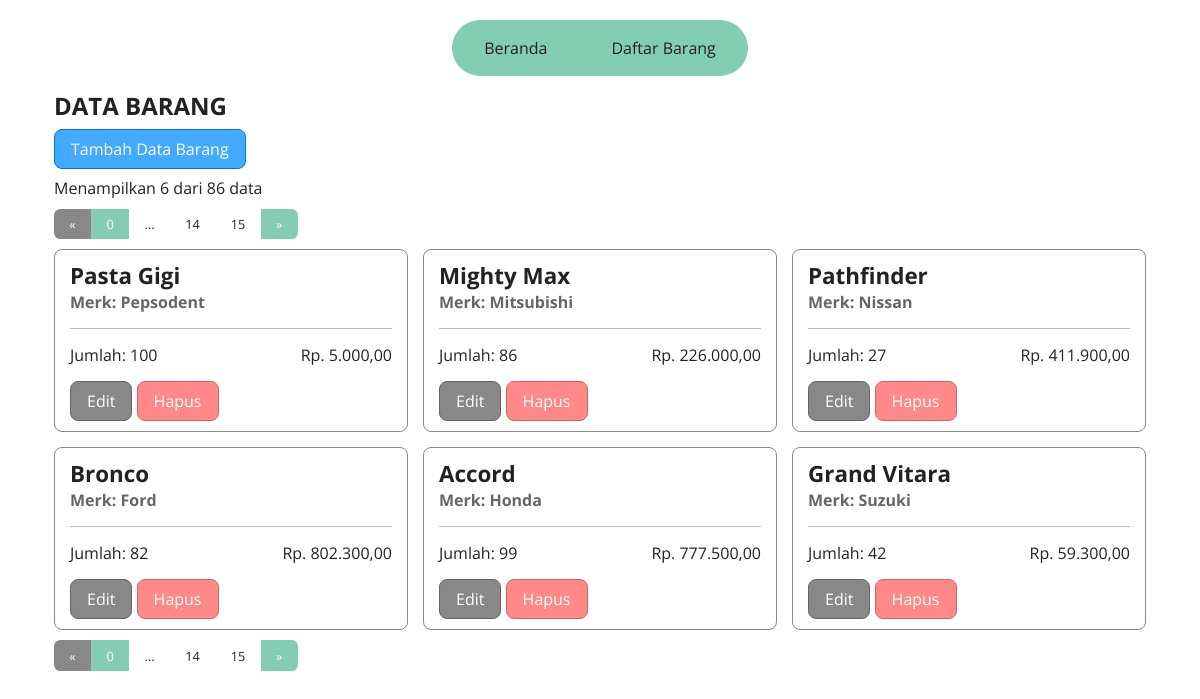
/list.php?page=0, run on the app's committed database.
### tables this page shows
CREATE TABLE `barang` (
  `id` int NOT NULL AUTO_INCREMENT,
  `nama` varchar(50) NOT NULL,
  `merk` varchar(50) NOT NULL,
  `jumlah` mediumint NOT NULL,
  `harga` decimal(10,2) NOT NULL,
  PRIMARY KEY (`id`)
);

### utils.php (called while the page is built, shortened)
<?php
$conn = mysqli_connect(
  env("db_host", "localhost"),
  env("db_user", "root"),
  env("db_pass", "root"),
  env("db_name", "uas_pweb")
);
function env($key, $default = "")
{
  return ENV[$key];
}
function read($tableName, $descending = false, $limit = 0, $offset = 0)
{
  global $conn;
  $query = "SELECT * FROM $tableName";
  if ($descending) $query .= ' ORDER BY id DESC';
  if ($limit > 0) {
    $query .= " LIMIT $limit";
  }
  $result = mysqli_query($conn, $query);
  for ($set = []; $row = mysqli_fetch_assoc($result); $set[] = $row);
  return $set;
}
function countRow($tableName)
{
  global $conn;
  return mysqli_fetch_assoc(
    mysqli_query(
      $conn,
      "SELECT COUNT(*) AS row_count FROM $tableName"
    )
  )['row_count'];
}

### list.php (the view, shortened to what this page needs)
<?php
include "utils.php";
$current_page = 1;
if (isset($_GET['page'])) $current_page = (int)$_GET['page'];
$records_per_page = env("records_per_page", 5);
$daftar_barang = read("barang", true, $records_per_page, ($current_page - 1) * $records_per_page);
$total_barang = countRow("barang");
?>
<!DOCTYPE html>
<html lang="en">
<head>
  <?php include 'partials/css.php' ?>
  <link rel="stylesheet" href="css/list.css">
</head>
<body>
  <?php include 'partials/navigasi.php' ?>
  <div class="container">
    <div class="row">
      <div class="col">
        <h2>DATA BARANG</h2>
      </div>
    </div>
    <div class="row">
      <div class="col">
        <label for="modal-radio-tambah" class="btn btn-primary">Tambah Data Barang</label>
      </div>
    </div>
    <div class="row">
      <div class="col">
        <span>Menampilkan <?= count($daftar_barang) ?> dari <?= $total_barang ?> data</span>
      </div>
    </div>
    <?php include 'pagination.php' ?>
    <div class="row justify-content-center">
      <?php foreach ($daftar_barang as $barang) : ?>
        <div class="col-12 col-md-6 col-lg-4">
          <div class="card px-3 py-2">
            <div class="card-header">
              <h5 class="card-title"><?= $barang['nama']; ?></h5>
              <h6 class="card-subtitle text-muted">Merk: <?= $barang['merk']; ?></h6>
            </div>
            <div class="card-body d-flex justify-content-between">
              <p class="card-text">Jumlah: <?= $barang['jumlah']; ?></p>
              <p class="card-text">Rp. <?= number_format($barang['harga'], 2, ",", "."); ?></p>
            </div>
            <div class="card-footer">
              <a href="edit.php?id=<?= $barang['id'] ?>" class="btn btn-secondary">Edit</a>
              <a href="delete.php?id=<?= $barang['id'] ?>" onclick="return confirm('Yakin ingin menghapus data <?= $barang['nama']; ?>')" class="btn btn-danger">Hapus</a>
            </div>
          </div>
        </div>
      <?php endforeach; ?>
    </div>
    <?php include 'pagination.php' ?>
  </div>
  <div class="modal-container position-fixed">
    <div class="container h-100">
      <div class="row align-items-center justify-content-center position-relative h-100">
        <div class="col-12 col-md-8 position-absolute">
        </div>
      </div>
    </div>
  </div>
</body>
</html>

### css/colors.css (style rules this page uses)
:root { --green: #83cdb3; --dark-green: #40a07f; --darkest-green: #20503f; --orange: #fbcf71; --white: #ffffff; --black: #222222; --black-alpha: #000c; --light-gray: #bbbbbb; --gray: #888888; --dark-gray: #666666; --red: #ff8888; --dark-red: #cc6666; --darkest-red: #9b3b3b; --blue: #44aaff; --dark-blue: #0077cc; }

### css/components.css (style rules this page uses)
.container { margin-left: auto; margin-right: auto; }
.row { display: flex; flex-wrap: wrap; --gap: 15px; margin: calc(var(--gap) * -0.5); }
.col, [class*="col-"] { padding: calc(var(--gap) * 0.5); }
.d-flex { display: flex !important; }
.justify-content-center { justify-content: center !important; }
.justify-content-between { justify-content: space-between !important; }
.align-items-center { align-items: center !important; }
.px-3 { padding-left: 15px !important; padding-right: 15px !important; }
.py-2 { padding-top: 10px !important; padding-bottom: 10px !important; }
.h-100 { height: 100%; }
.btn { font-size: inherit; font-family: inherit; padding: 0.5em 1em; display: inline-block; cursor: pointer; text-decoration: none; transition: background-color 0.2s ease; }
.btn-primary { border: 1px solid var(--dark-blue); background-color: var(--blue); color: var(--white); border-radius: 0.5em; }
.btn-secondary { border: 1px solid var(--dark-gray); background-color: var(--gray); color: var(--white); border-radius: 0.5em; }
.btn-danger { border: 1px solid var(--dark-red); background-color: var(--red); color: var(--white); border-radius: 0.5em; }
.text-muted { color: var(--dark-gray); }
.card { border: 1px solid var(--gray); border-radius: 0.5em; }
.card-header { border-bottom: 1px solid var(--light-gray); padding-bottom: 15px; }
.card-title { font-size: 1.4em; }
.card-subtitle { font-size: 1em; }
.card-body { padding: 15px 0; }
.position-fixed { position: fixed !important; }
.position-absolute { position: absolute !important; }
.position-relative { position: relative !important; }

### css/modal.css (style rules this page uses)
.modal-container { top: 0; left: 0; right: 0; bottom: 0; pointer-events: none; transition: 0.3s ease; }

### css/media/default.css (style rules this page uses)
.container { --gutter-x: 1.5rem; width: 100%; padding: 0 calc(var(--gutter-x)); }
.col { min-width: 8.33333333%; }
.col-12 { width: 100%; }

### css/media/small.css (style rules this page uses)
@media screen and (width >= 576px) { .container { width: 540px; } }

### css/media/medium.css (style rules this page uses)
@media screen and (width >= 768px) { .container { width: 720px; } }
@media screen and (width >= 768px) { .col-md-6 { width: 50%; } }
@media screen and (width >= 768px) { .col-md-8 { width: 66.66666666%; } }

### css/media/large.css (style rules this page uses)
@media screen and (width >= 992px) { .container { width: 960px; } }
@media screen and (width >= 992px) { .col-lg-4 { width: 33.33333333%; } }

### css/media/x-large.css (style rules this page uses)
@media screen and (width >= 1200px) { .container { width: 1140px; } }

### data on the page
barang: nama "Pasta Gigi", merk "Pepsodent", jumlah "100", harga "5.000,00"
barang: nama "Mighty Max", merk "Mitsubishi", jumlah "86", harga "226.000,00"
barang: nama "Pathfinder", merk "Nissan", jumlah "27", harga "411.900,00"
barang: nama "Bronco", merk "Ford", jumlah "82", harga "802.300,00"
barang: nama "Accord", merk "Honda", jumlah "99", harga "777.500,00"
barang: nama "Grand Vitara", merk "Suzuki", jumlah "42", harga "59.300,00"

### other printed values
count($daftar_barang) "6"
$total_barang "86"
$current_page "0 0"
